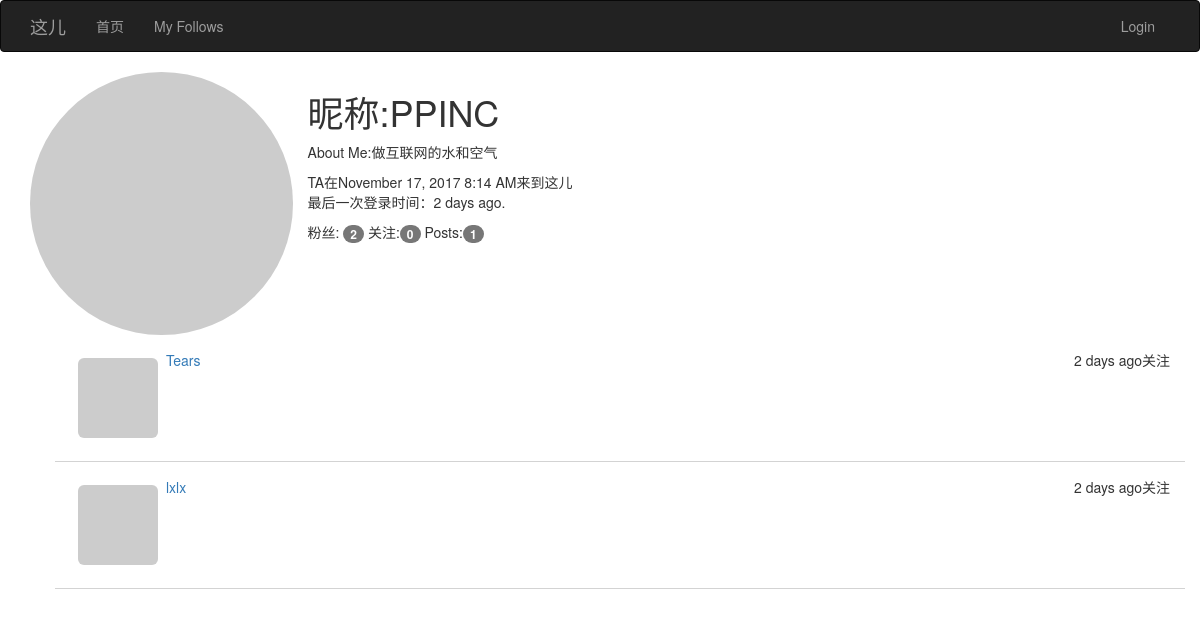
Page /followers/109 on the earlier database version.
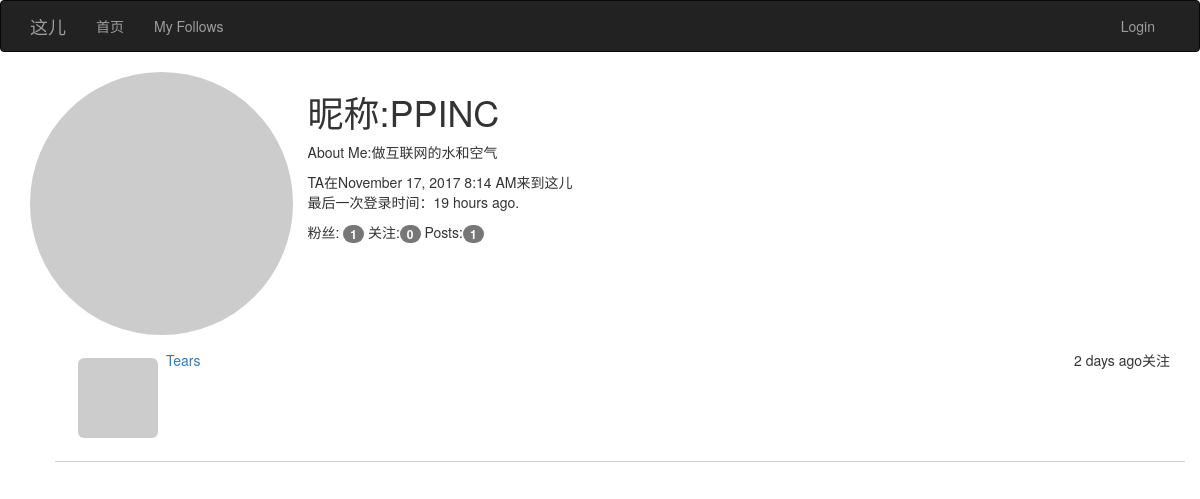
Same page on the later database version.
### app/models.py (models this page shows, shortened)
class User(UserMixin, db.Model):
    __tablename__ = 'users'
    id = db.Column(db.Integer, primary_key=True)
    email = db.Column(db.String(64), unique=True, index=True)
    username = db.Column(db.String(64), unique=True, index=True)
    password_hash = db.Column(db.String(128))
    confirmed = db.Column(db.Boolean, default=False)
    role_id = db.Column(db.Integer, db.ForeignKey('roles.id'))
    posts = db.relationship('Post', backref='author', lazy='dynamic')
    location = db.Column(db.String(64))
    about_me = db.Column(db.Text())
    member_since = db.Column(db.DateTime(), default=datetime.utcnow)
    last_seen = db.Column(db.DateTime(), default=datetime.utcnow)
    avatar = db.Column(db.String(128))
    followed = db.relationship('Follow', foreign_keys=[Follow.follower_id],
                               backref=db.backref('follower', lazy='joined'),
                               lazy='dynamic', cascade='all, delete-orphan')
    followers = db.relationship('Follow', foreign_keys=[Follow.followed_id],
                                backref=db.backref('followed', lazy='joined'),
                                lazy='dynamic', cascade='all, delete-orphan')
    def getAvatar(self, size=100, default='identicon', rating='g'):
        if request.is_secure:
            url = "https://secure.gravatar.com/avatar"
        else:
            url = 'http://www.gravatar.com/avatar'
        hash = self.avatar or hashlib.md5(self.email.encode('utf-8')).hexdigest()
        return '{url}/{hash}?s={size}&d={default}&r={rating}'.format(
            url=url, hash=hash, default=default, rating=rating, size=size)
    @property
    def password(self):
        raise AttributeError('password is not readable attribute')

class Follow(db.Model):
    __tablename__ = 'follow'
    follower_id = db.Column(db.Integer, db.ForeignKey('users.id'), primary_key=True)
    followed_id = db.Column(db.Integer, db.ForeignKey('users.id'), primary_key=True)
    timestamp = db.Column(db.DateTime, default=datetime.utcnow)

### app/main/views.py (the view)
@main.route('/followers/<int:id>')
def followers(id):
    user = User.query.get_or_404(id)
    page = request.args.get('page', 1, type=int)
    pagination = user.followers.order_by(Follow.timestamp.desc()) \
        .paginate(page, per_page=current_app.config['POSTS_PER_PAGE'], error_out=False)
    follows = [{'user': item.follower, 'timestamp': item.timestamp} for item in pagination.items]  # 蜜汁写法
    return render_template('user/followers.html', user=user, title="跟随者", endpoint='.followers', pagination=pagination,
                           follows=follows)

### app/main/__init__.py (called while the page is built)
@main.app_context_processor
def inject_permissions():
    return dict(Permission=Permission)

### app/models.py (called while the page is built)
    def can(self, permissions):
        return False

    def is_administrator(self):
        return False

### app/templates/user/followers.html (shortened to what this page needs)
{% extends "bootstrap_base.html" %}
{% import 'message.html' as msg %}
{% block content %}
<div class="container">
    {% include('user/_user_info.html') %}
    {% include('user/_users.html') %}
</div>
{% endblock %}

### app/templates/user/_user_info.html (shortened to what this page needs)
<div class="row">
    <img src="{{user.getAvatar(size=256)}}" class="col-md-3 img-circle profile-thumbnail"/>
    <h1>昵称:{{ user.username}}</h1>
    <p>
    {% if user.about_me %}
    <p>About Me:{{user.about_me}}</p>
    {% endif %}
    <p>TA在{{moment(user.member_since).format('LLL')}}来到这儿<br/>最后一次登录时间：{{moment(user.last_seen).fromNow()
        }}. </p>
    <p class="followers_info">
        粉丝:<a href="{{url_for('.followers',id=user.id)}}"> <span
            class="badge">{{user.followers.count()-1}} </span></a>
        关注:<a href="{{url_for('.followed',id=user.id)}}"><span class="badge">
        {{user.followed.count()-1}}</span></a>
        Posts:<a href="{{url_for('.user',id=user.id)}}"><span class="badge">{{total or user.posts.count()}}</span></a>
    </p>
</div>

### app/templates/user/_users.html (shortened to what this page needs)
<ul class="follows">
    {% for follow in follows if follow.user != user %}
    <li class="row">
        <div class="post-thumbnail">
            <a href="{{url_for('.user',id=follow.user.id)}}">
                <img src="{{ follow.user.getAvatar(size=40) }}"
                     class="img-rounded profile-thumbnail"/></a>
        </div>
        <div class="post-date">{{ moment(follow.timestamp).fromNow()}}关注</div>
        <div class="post-author"><a href="{{url_for('.user',id=follow.user.id)}}">
            {{ follow.user.username}}</a></div>
    </li>
    {% endfor %}
</ul>

Differences in the rows shown:
removed Follow: timestamp "2 days ago"
removed User: user.username "lxlx"
changed User "PPINC": last_seen "2 days ago" → "19 hours ago"
Other differences:
{{ user.followers.count()-1 }}: "2" → "1"
list line gone: "关注"
